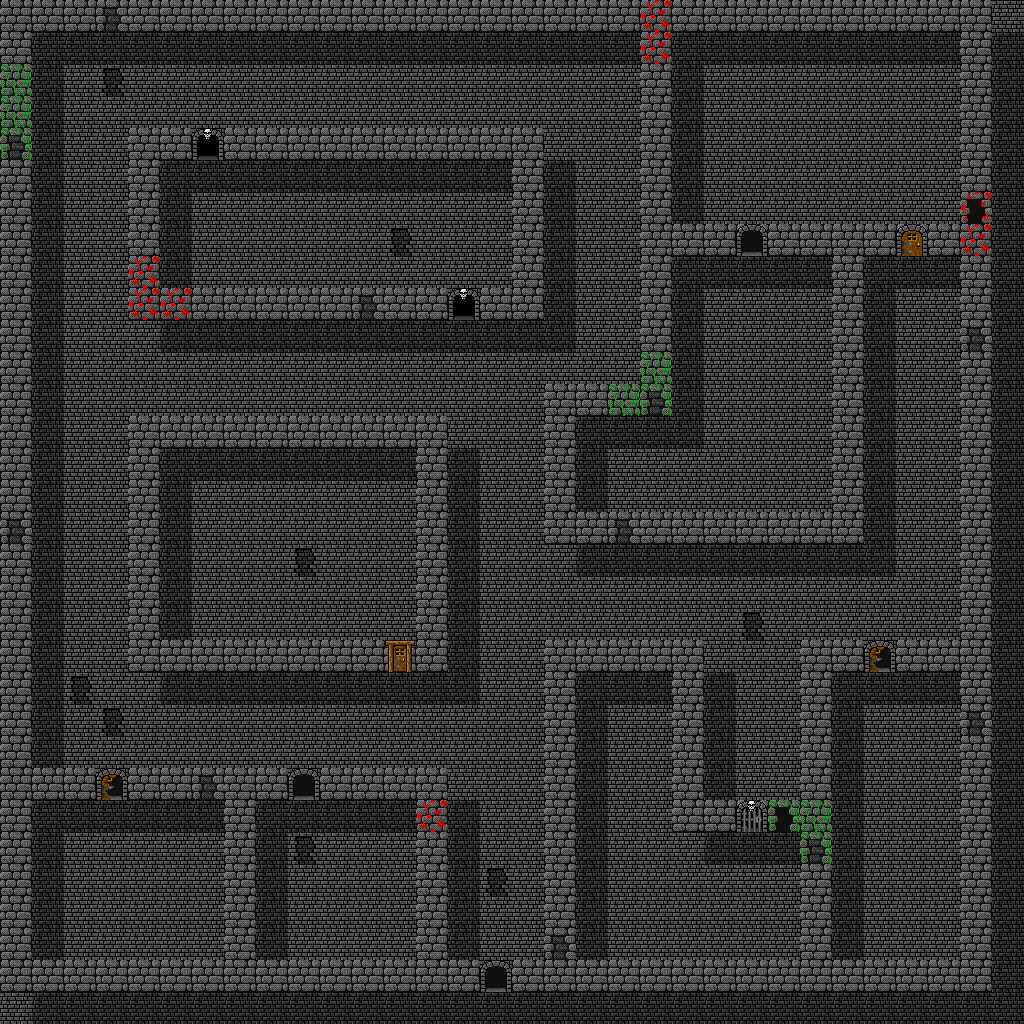

Tiled map render using the project's own tile images. Description and the map definition, with tile-layer contents summarised, below:
An orthogonal 32x32 tile map with 32x32 px tiles, 1 tile layer (Background).

<map version="1.0" orientation="orthogonal" width="32" height="32" tilewidth="32" tileheight="32">
 <tileset firstgid="1" name="dg_dungeon32" tilewidth="32" tileheight="32">
  <image source="dg_dungeon32.png" width="288" height="320" />
 </tileset>
 <layer name="Background" width="32" height="32">
  <data>[1024 cells, 1024 non-empty, 17 distinct tile ids]</data>
 </layer>
</map>